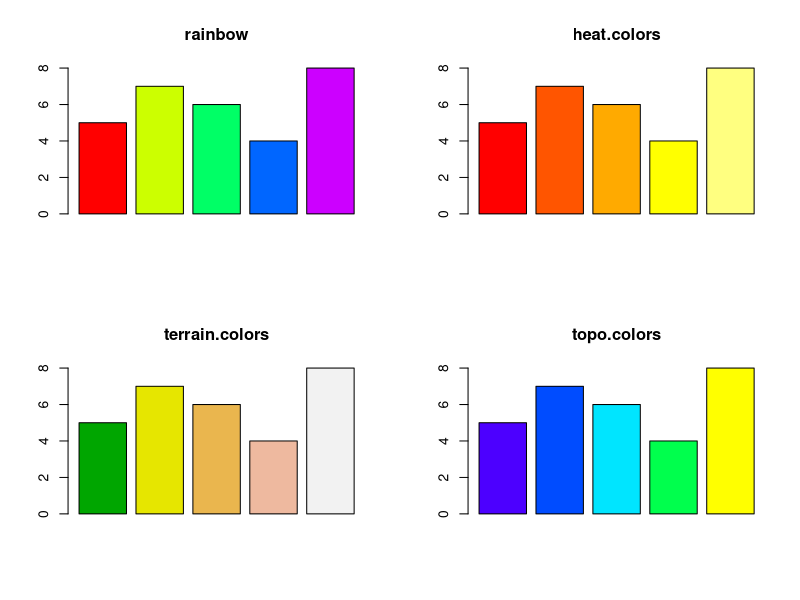

The R source for this figure:
#fname <- pathtofile("default-palettes.png")
try(dev.off(),silent=TRUE)
plot.new()

temp <- c(5,7,6,4,8)
par(mfrow = c(2,2) )
barplot(temp, col=rainbow(5), main="rainbow")
barplot(temp, col=heat.colors(5), main="heat.colors")
barplot(temp, col=terrain.colors(5), main="terrain.colors")
barplot(temp, col=topo.colors(5), main="topo.colors")

par(mfrow = c(1,1) )

